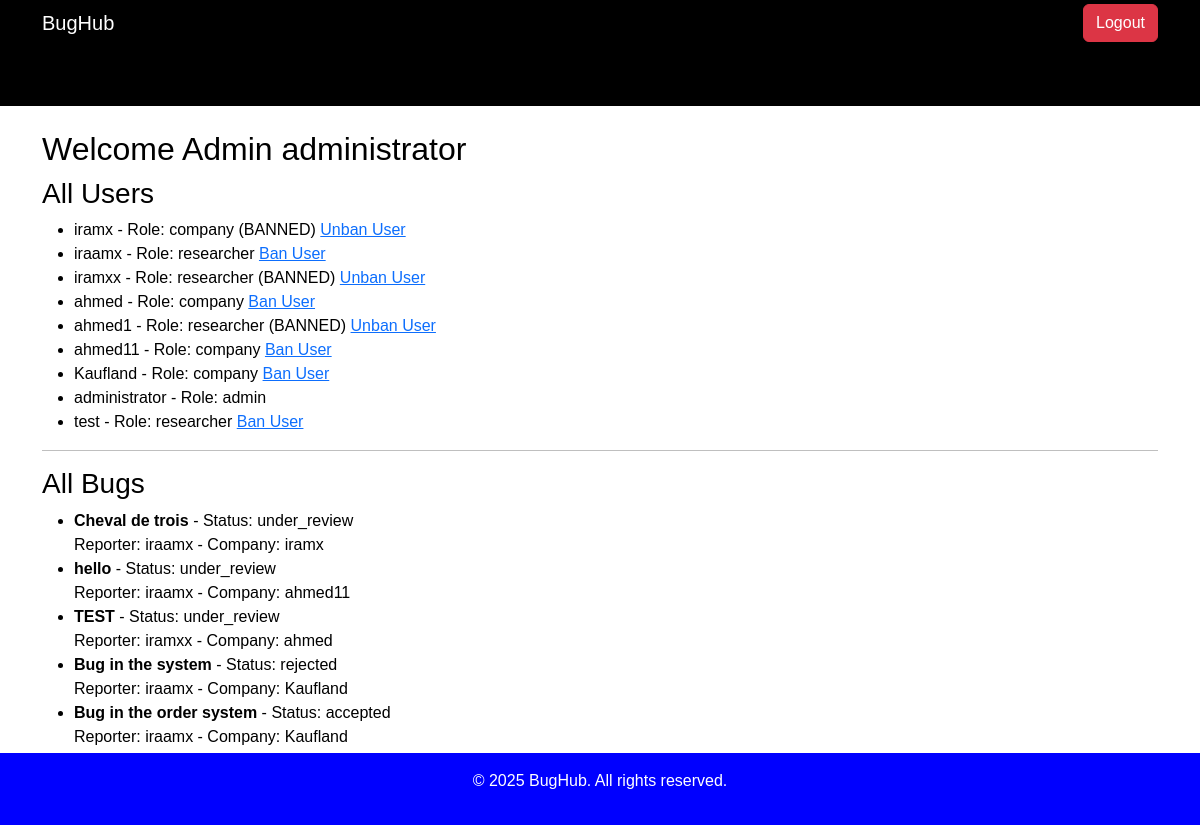
/reports/dashboard/ (signed in), run on the app's committed database.
### reports/models.py (models this page shows, shortened)
class User(AbstractUser):
    CHOICES = [
        ('researcher', 'Security Researcher'),
        ('company', 'Company'),
        ('admin', 'Admin'),
    ]
    role = models.CharField(max_length=10, choices=CHOICES, default='researcher')
    reputation_score = models.IntegerField(default=0)
    company_name = models.CharField(max_length=255, blank=True, null=True)  # Only for companies
    groups = models.ManyToManyField(
        'auth.Group',
        related_name='custom_user_groups',  # Fixing the reverse accessor clash
        blank=True
    )
    user_permissions = models.ManyToManyField(
        'auth.Permission',
        related_name='custom_user_permissions',  # Fixing the reverse accessor clash
        blank=True
    )

class Bug(models.Model):
    LEVEL = [
        ('low', 'Low'),
        ('medium', 'Medium'),
        ('high', 'High'),
        ('critical', 'Critical'),
    ]
    STATUS = [
        ('under_review', 'Under Review'),
        ('accepted', 'Accepted'),
        ('rejected', 'Rejected'),
        ('resolved', 'Resolved'),
    ]
    title = models.CharField(max_length=50)
    reporter = models.ForeignKey(User, on_delete = models.CASCADE, related_name="reports", limit_choices_to={'role': 'researcher'})
    company = models.ForeignKey(User, on_delete = models.CASCADE, related_name="reports_of_company", limit_choices_to={'role': 'company'})
    description = models.TextField()
    level = models.CharField(max_length=20 ,choices=LEVEL, default="medium")
    status = models.CharField(max_length=20 ,choices=STATUS, default="under_review")
    date_submitted = models.DateTimeField(auto_now_add=True)
    evidence = models.FileField(upload_to="evidence/", blank=True, null=True)

### reports/views.py (the view)
# urls.py: path("dashboard/", views.dashboard, name="dashboard"),
@login_required
def dashboard(request):
    if request.user.role == "researcher":
        return researcher_dashboard(request)
    elif request.user.role == "company":
        return company_dashboard(request)
    elif request.user.role == "admin":
        return admin_dashboard(request)
    else:
        return redirect("login")

### reports/views.py (called while the page is built)
@login_required
def admin_dashboard(request):
    if request.user.role != "admin":
        return redirect("dashboard")  # Prevent non-admins from accessing
    all_users = User.objects.all()
    all_bugs = Bug.objects.all()
    return render(request, "reports/admin_dashboard.html", {
        "all_users": all_users,
        "all_bugs": all_bugs
    })

### reports/templates/reports/admin_dashboard.html (shortened to what this page needs)
{% extends "reports/base.html" %}
{% block content %}
<h2>Welcome Admin {{ user.username }}</h2>
<h3>All Users</h3>
<ul>
  {% for u in all_users %}
    <li>
      {{ u.username }} - Role: {{ u.role }}
      {% if not u.is_active %}
        (BANNED)
      {% endif %}
      {% if u != user %}
        {% if u.is_active %}
          <a href="{% url 'toggle_user_active' u.id 0 %}">Ban User</a>
        {% else %}
          <a href="{% url 'toggle_user_active' u.id 1 %}">Unban User</a>
        {% endif %}
      {% endif %}
    </li>
  {% endfor %}
</ul>
<hr>
<h3>All Bugs</h3>
<ul>
  {% for bug in all_bugs %}
    <li>
      <strong>{{ bug.title }}</strong> - Status: {{ bug.status }}
      <br>Reporter: {{ bug.reporter.username }} - Company: {{ bug.company.username }}
    </li>
  {% empty %}
    <li>No bugs in the system.</li>
  {% endfor %}
</ul>
{% endblock %}

### reports/static/reports/style.css (style rules this page uses)
body { background-color: white; color: black; font-family: Arial, sans-serif; }

### data on the page
User: username "administrator", role "admin"
User: username "iramx", role "company", is_active "(BANNED)"
User: username "iraamx", role "researcher", is_active "Ban User"
User: username "iramxx", role "researcher", is_active "(BANNED)"
User: username "ahmed", role "company", is_active "Ban User"
User: username "ahmed1", role "researcher", is_active "(BANNED)"
User: username "ahmed11", role "company", is_active "Ban User"
User: username "Kaufland", role "company", is_active "Ban User"
User: username "test", role "researcher", is_active "Ban User"
Bug: title "Cheval de trois", status "under_review", reporter.username "iraamx", company.username "iramx"
Bug: title "hello", status "under_review", reporter.username "iraamx", company.username "ahmed11"
Bug: title "TEST", status "under_review", reporter.username "iramxx", company.username "ahmed"
Bug: title "Bug in the system", status "rejected", reporter.username "iraamx", company.username "Kaufland"
Bug: title "Bug in the order system", status "accepted", reporter.username "iraamx", company.username "Kaufland"
